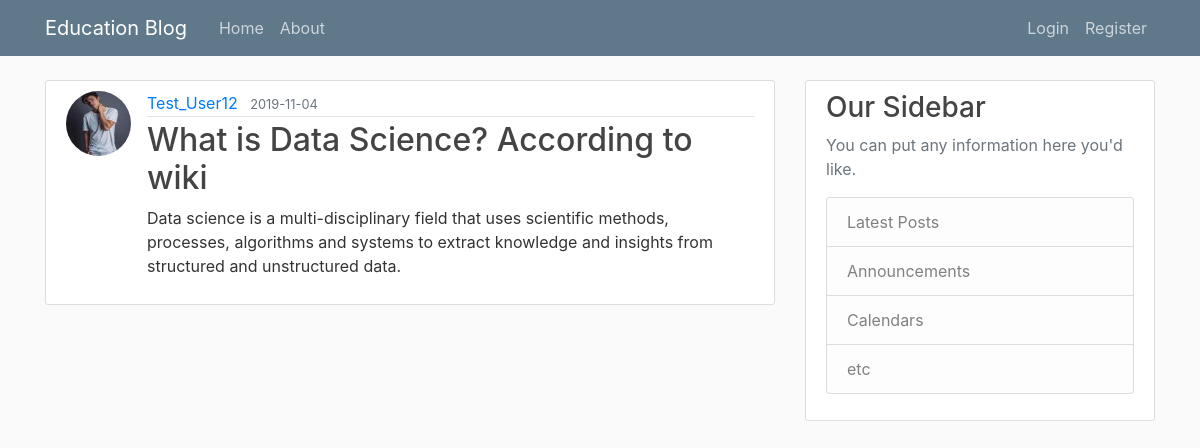
/post/1, run on the app's committed database.
### flaskblog/models.py (models this page shows, shortened)
class User(db.Model, UserMixin):
    id = db.Column(db.Integer, primary_key=True)
    username = db.Column(db.String(20), unique=True, nullable=False)
    email = db.Column(db.String(120), unique=True, nullable=False)
    image_file = db.Column(db.String(20), nullable=False, default='default.jpg')
    password = db.Column(db.String(60), nullable=False)
    posts = db.relationship('Post', backref='author', lazy=True)

class Post(db.Model):
    id = db.Column(db.Integer, primary_key=True)
    title = db.Column(db.String(100), nullable=False)
    date_posted = db.Column(db.DateTime, nullable=False, default=datetime.utcnow)
    content = db.Column(db.Text, nullable=False)
    user_id = db.Column(db.Integer, db.ForeignKey('user.id'), nullable=False)

### flaskblog/posts/routes.py (the view)
@posts.route("/post/<int:post_id>")
def post(post_id):
    post = Post.query.get_or_404(post_id)
    return render_template('post.html', title=post.title, post=post)

### flaskblog/templates/post.html (shortened to what this page needs)
{% extends "layout.html" %}
{% block content %}
             <article class="media content-section">
                 <img class="rounded-circle article-img"
                      src="{{ url_for('static',filename='profile_pics/' + post.author.image_file) }}" alt="">
          <div class="media-body">
            <div class="article-metadata">
              <a class="mr-2" href="{{ url_for('users.user_posts', username=post.author.username) }}">{{ post.author.username }}</a>
              <small class="text-muted">{{ post.date_posted.strftime('%Y-%m-%d') }}</small>
            </div>
            <h2 class="article-title">{{ post.title }}</h2>
            <p class="article-content">{{ post.content }}</p>
          </div>
        </article>
{% endblock content %}

### flaskblog/static/main.css (style rules this page uses)
body { background: #fafafa; color: #333333; margin-top: 5rem; }
h1, h2, h3, h4, h5, h6 { color: #444444; }
.content-section { background: #ffffff; padding: 10px 20px; border: 1px solid #dddddd; border-radius: 3px; margin-bottom: 20px; }
.article-title { color: #444444; }
.article-content { white-space: pre-line; }
.article-img { height: 65px; width: 65px; margin-right: 16px; }
.article-metadata { padding-bottom: 1px; margin-bottom: 4px; border-bottom: 1px solid #e3e3e3 }

### data on the page
User: image_file (picture), author.username "Test_User12"
Post: date_posted "2019-11-04", title "What is Data Science? According to wiki", content "Data science is a multi-disciplinary field that uses scientific methods, processes, algorithms and systems to extract knowledge and insights from structured and unstructured data."
